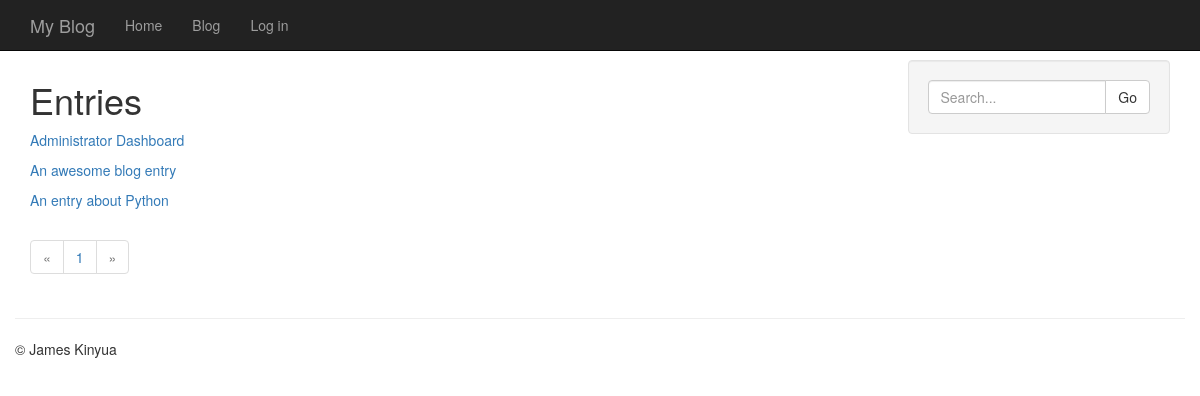
The app's page /entries/ with its own data.
### models.py (models this page shows, shortened)
class Entry(db.Model):
    STATUS_PUBLIC = 0
    STATUS_DRAFT = 1
    STATUS_DELETED = 2
    id = db.Column(db.Integer, primary_key=True)
    title = db.Column(db.String(100))
    slug = db.Column(db.String(100), unique=True)
    body = db.Column(db.Text)
    status = db.Column(db.SmallInteger, default=STATUS_PUBLIC)
    created_timestamp = db.Column(db.DateTime, default=datetime.datetime.now)
    modified_timestamp = db.Column(db.DateTime, default=datetime.datetime.now,
                                   onupdate=datetime.datetime.now)
    author_id = db.Column(db.Integer, db.ForeignKey('user.id'))
    tags = db.relationship('Tag', secondary=entry_tags,
                           backref=db.backref('entries', lazy='dynamic'))

### entries/blueprint.py (the view)
@entries.route('/')
def index():
    entries = Entry.query.order_by(Entry.created_timestamp.desc())
    return entry_list('entries/index.html', entries)

### app.py (called while the page is built)
@app.before_request
def before_request():
    g.user = current_user

### entries/blueprint.py (called while the page is built)
def entry_list(template, query, **context):
    query = filter_status_by_user(query)
    valid_statuses = (Entry.STATUS_PUBLIC, Entry.STATUS_DRAFT)
    query = query.filter(Entry.status.in_(valid_statuses))
    if request.args.get('q'):
        search = request.args.get('q')
        query = query.filter(
            (Entry.title.contains(search))|
            (Entry.body.contains(search)))
    return object_list(template, query, **context)

def filter_status_by_user(query):
    if not g.user.is_authenticated:
        query = query.filter(Entry.status == Entry.STATUS_PUBLIC)
    else:
        query = query.filter(
            (Entry.status == Entry.STATUS_PUBLIC)|
            ((Entry.author == g.user) &
             (Entry.status != Entry.STATUS_DELETED))
        )
    return query

### helpers.py (called while the page is built)
def object_list(template_name, query, paginate_by=20, **context):
    page = request.args.get('page')
    if page and page.isdigit():
        page = int(page)
    else:
        page = 1
    object_list = query.paginate(page, paginate_by)
    return render_template(template_name, object_list=object_list, **context)

### entries/templates/entries/index.html (shortened to what this page needs)
{% extends "entries/base_entries.html" %}
{% block content_title %}Entries{% endblock %}

### entries/templates/includes/list.html
{% for entry in object_list.items %}
	<p><a href="{{ url_for('entries.detail', slug=entry.slug) }}">{{ entry.title }}</a></p>
{% endfor %}

### templates/base.html (style rules this page uses)
body { padding-top: 60px; }

### records on screen
Entry: title "Administrator Dashboard"
Entry: title "An awesome blog entry"
Entry: title "An entry about Python"

### other values on screen
{{ page }} "1"
